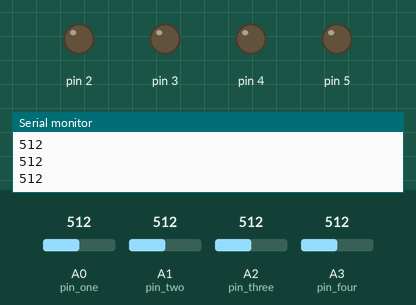
Bench run of a sketch on a simulated Arduino Uno, built with avr-gcc and run on an emulated ATmega328P. Parts: output pins drawn as LEDs (lit = HIGH), the last lines printed to the serial monitor. The test bench sets the inputs (shaded band); at power-on: A1 (pin_two) = 512, A0 (pin_one) = 512, A2 (pin_three) = 512, A3 (pin_four) = 512.

Above: at 1.2 s.
1.3 s: A1 (pin_two) set to 953
2.8 s: A1 (pin_two) set to 987
At 3.1 s:
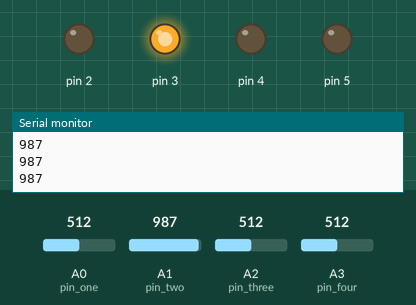
4.3 s: A0 (pin_one) set to 987
5.8 s: A0 (pin_one) set to 1018
At 6.4 s:
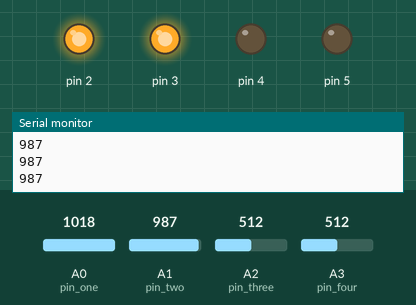
7.3 s: A2 (pin_three) set to 984
8.8 s: A2 (pin_three) set to 1009
At 9.9 s:
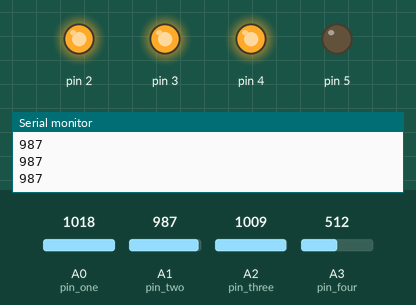
Timing chart, 0 to 11.3 s (numbered marks = the images above; inputs shaded):
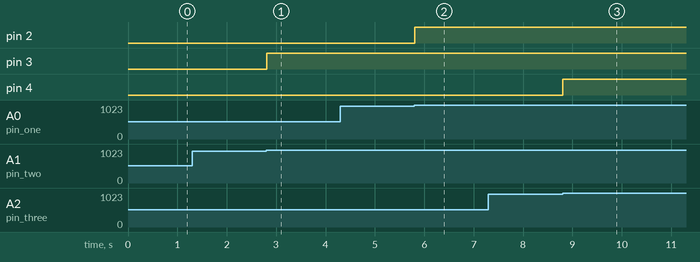

Measured:
- the behaviour switches between 970 and 971 on A1 (pin_two) (found by bisection; images 0 and 1)
- the behaviour switches between 1000 and 1001 on A0 (pin_one) (found by bisection; images 1 and 2)
- the behaviour switches between 1000 and 1001 on A2 (pin_three) (found by bisection; images 2 and 3)
- after the input at 2.8 s, pin 3: LOW → HIGH at once
- after the input at 5.8 s, pin 2: LOW → HIGH at once
- after the input at 8.8 s, pin 4: LOW → HIGH at once

The sketch:

microwave_vault1.ino
```cpp
// Declaring analog pin names correlating to letter 1 - 4 in our word and setting value
int pin_one = A0;
int pin_two = A1;
int pin_three = A2;
int pin_four = A3;
int val_one;
int val_two;
int val_three;
int val_four;

void setup()
{
  Serial.begin(9600);
  pinMode(2, OUTPUT);
  pinMode(3, OUTPUT);
  pinMode(4, OUTPUT);
  pinMode(5, OUTPUT);

}

void loop()
{
  int sensorValue = analogRead(A1);

  val_one = analogRead(pin_one);
  val_two = analogRead(pin_two);
  val_three = analogRead(pin_three);
  val_four = analogRead(pin_four);

  Serial.println(sensorValue);
  delay(1);

 if (val_one > 1000) digitalWrite(2, HIGH);
 else digitalWrite(2, LOW);

  if (val_two < 1000 && val_two > 970 ) digitalWrite(3, HIGH);
 else digitalWrite(3, LOW);

  if (val_three > 1000) digitalWrite(4, HIGH);
 else digitalWrite(4, LOW);

  if (val_four > 1000) digitalWrite(5, HIGH);
 else digitalWrite(5, LOW);

}
```
